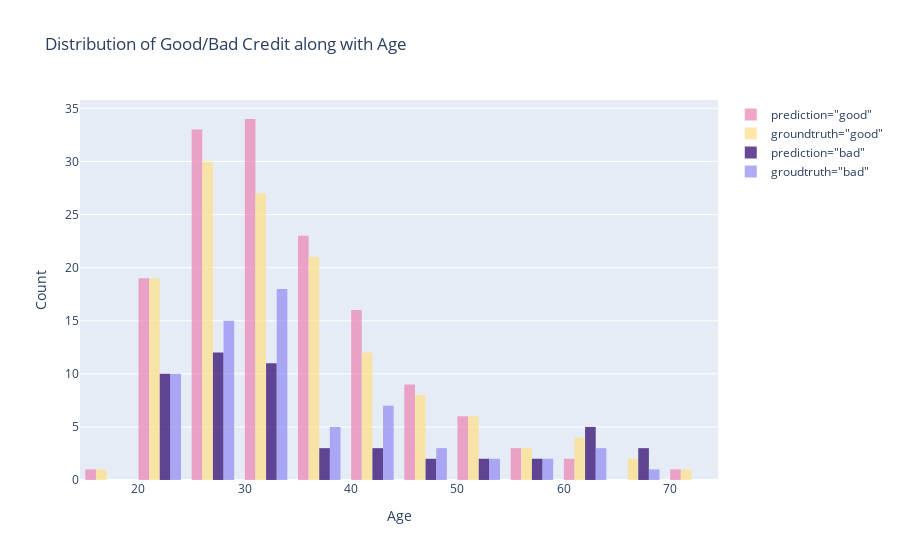

The notebook cell this image was saved under:
### Markdown cell above
##### a. Distribution of Predictions by New Model

### Code cell
# visualize the results
fig = go.Figure()
fig.add_trace(go.Histogram(
    x=val_full[val_full['Risk_pred(protected=Age, model=RF)']=='good']['Age'],
    marker_color='#EB89B5',
    opacity=0.75,
    name='prediction="good"'
))
fig.add_trace(go.Histogram(
    x=val_full[val_full['Risk']=='good']['Age'],
    marker_color='#FDE18A',
    opacity=0.75,
    name='groundtruth="good"'
))
fig.add_trace(go.Histogram(
    x=val_full[val_full['Risk_pred(protected=Age, model=RF)']=='bad']['Age'],
    marker_color='#330C73',
    opacity=0.75,
    name='prediction="bad"'
))
fig.add_trace(go.Histogram(
    x=val_full[val_full['Risk']=='bad']['Age'],
    marker_color='#9591F3',
    opacity=0.75,
    name='groudtruth="bad"'
))
fig.update_layout(
    title_text='Distribution of Good/Bad Credit along with Age',
    xaxis_title='Age',
    yaxis_title='Count'
)
# fig.write_image('../results/anti-classification-age.png', scale=5)
fig.show()

### Figure 1 — Plotly figure (JSON) as saved in the notebook; plotly's stock layout.template omitted (floating-point values rounded to 4 significant figures; data arrays with more than 128 entries replaced by an {"elided": "..."} marker saying what was removed)
{"data": [{"marker": {"color": "#EB89B5"}, "name": "prediction=\"good\"", "opacity": 0.75, "type": "histogram", "x": {"elided": "147 int values"}}, {"marker": {"color": "#FDE18A"}, "name": "groundtruth=\"good\"", "opacity": 0.75, "type": "histogram", "x": {"elided": "134 int values"}}, {"marker": {"color": "#330C73"}, "name": "prediction=\"bad\"", "opacity": 0.75, "type": "histogram", "x": [29, 26, 28, 68, 32, 31, 32, 29, 22, 24, 31, 33, 22, 63, 29, 29, 23, 23, 31, 24, 50, 42, 32, 60, 31, 29, 53, 26, 23, 59, 61, 22, 39, 27, 57, 27, 63, 28, 23, 27, 34, 35, 30, 23, 65, 63, 30, 43, 47, 43, 37, 46, 65]}, {"marker": {"color": "#9591F3"}, "name": "groudtruth=\"bad\"", "opacity": 0.75, "type": "histogram", "x": [29, 48, 34, 53, 26, 27, 42, 41, 34, 27, 20, 43, 28, 22, 24, 42, 27, 68, 29, 29, 32, 23, 22, 38, 42, 31, 33, 29, 29, 23, 31, 24, 34, 42, 32, 60, 53, 33, 33, 26, 28, 26, 33, 23, 59, 32, 61, 39, 29, 24, 57, 27, 31, 34, 30, 34, 32, 23, 35, 63, 43, 34, 38, 47, 37, 46]}], "layout": {"title": {"text": "Distribution of Good/Bad Credit along with Age"}, "xaxis": {"title": {"text": "Age"}}, "yaxis": {"title": {"text": "Count"}}}}
